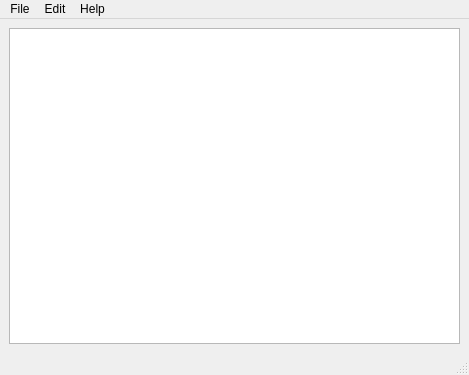
<ui version="4.0" >
 <class>MainWindow</class>
 <widget class="QMainWindow" name="MainWindow" >
  <property name="geometry" >
   <rect>
    <x>0</x>
    <y>0</y>
    <width>469</width>
    <height>375</height>
   </rect>
  </property>
  <property name="sizePolicy" >
   <sizepolicy vsizetype="Expanding" hsizetype="Expanding" >
    <horstretch>100</horstretch>
    <verstretch>100</verstretch>
   </sizepolicy>
  </property>
  <property name="windowTitle" >
   <string>MainWindow</string>
  </property>
  <widget class="QWidget" name="centralwidget" >
   <layout class="QHBoxLayout" name="horizontalLayout" >
    <item>
     <widget class="MyQGraphicsView" name="graph" >
      <property name="sizePolicy" >
       <sizepolicy vsizetype="Expanding" hsizetype="Expanding" >
        <horstretch>0</horstretch>
        <verstretch>0</verstretch>
       </sizepolicy>
      </property>
     </widget>
    </item>
   </layout>
  </widget>
  <widget class="QMenuBar" name="menubar" >
   <property name="geometry" >
    <rect>
     <x>0</x>
     <y>0</y>
     <width>469</width>
     <height>22</height>
    </rect>
   </property>
   <widget class="QMenu" name="menuPlik" >
    <property name="title" >
     <string>File</string>
    </property>
    <addaction name="actionNew" />
    <addaction name="actionOpen" />
    <addaction name="actionSaveAs" />
   </widget>
   <widget class="QMenu" name="menuEdycja" >
    <property name="title" >
     <string>Edit</string>
    </property>
    <addaction name="actionUndo" />
    <addaction name="actionAddNode" />
    <addaction name="actionDeleteNode" />
    <addaction name="actionConnect" />
    <addaction name="actionSolve" />
    <addaction name="actionEditValue" />
   </widget>
   <widget class="QMenu" name="menuPomoc" >
    <property name="title" >
     <string>Help</string>
    </property>
    <addaction name="actionHelp" />
   </widget>
   <addaction name="menuPlik" />
   <addaction name="menuEdycja" />
   <addaction name="menuPomoc" />
  </widget>
  <widget class="QStatusBar" name="statusbar" />
  <action name="actionNew" >
   <property name="text" >
    <string>New</string>
   </property>
  </action>
  <action name="actionOpen" >
   <property name="text" >
    <string>Open</string>
   </property>
  </action>
  <action name="actionSaveAs" >
   <property name="text" >
    <string>Save as</string>
   </property>
  </action>
  <action name="actionUndo" >
   <property name="text" >
    <string>Undo</string>
   </property>
  </action>
  <action name="actionAddNode" >
   <property name="text" >
    <string>Add node</string>
   </property>
  </action>
  <action name="actionDeleteNode" >
   <property name="text" >
    <string>Delete node</string>
   </property>
  </action>
  <action name="actionSolve" >
   <property name="text" >
    <string>Solve</string>
   </property>
  </action>
  <action name="actionHelp" >
   <property name="text" >
    <string>Help</string>
   </property>
  </action>
  <action name="actionConnect" >
   <property name="text" >
    <string>Connect</string>
   </property>
  </action>
  <action name="actionEditValue" >
   <property name="text" >
    <string>Edit Value</string>
   </property>
  </action>
 </widget>
 <customwidgets>
  <customwidget>
   <class>MyQGraphicsView</class>
   <extends>QGraphicsView</extends>
   <header>Lib/MyQGraphicsView.h</header>
   <slots>
    <signal>rightClick(QMouseEvent*)</signal>
   </slots>
  </customwidget>
 </customwidgets>
 <resources/>
 <connections>
  <connection>
   <sender>graph</sender>
   <signal>rightClick(QMouseEvent*)</signal>
   <receiver>MainWindow</receiver>
   <slot>showEditMenu(QMouseEvent*)</slot>
   <hints>
    <hint type="sourcelabel" >
     <x>225</x>
     <y>197</y>
    </hint>
    <hint type="destinationlabel" >
     <x>262</x>
     <y>198</y>
    </hint>
   </hints>
  </connection>
 </connections>
 <slots>
  <slot>newFile()</slot>
  <slot>openFile()</slot>
  <slot>saveFileAs()</slot>
  <slot>undo()</slot>
  <slot>addNode()</slot>
  <slot>deleteNode()</slot>
  <slot>solve()</slot>
  <slot>help()</slot>
  <slot>edgeRightClick(int)</slot>
  <slot>nodeRightClick(int)</slot>
  <slot>nodeLeftClick(int)</slot>
  <slot>showEditMenu(QMouseEvent*)</slot>
  <slot>connect(int)</slot>
 </slots>
</ui>
